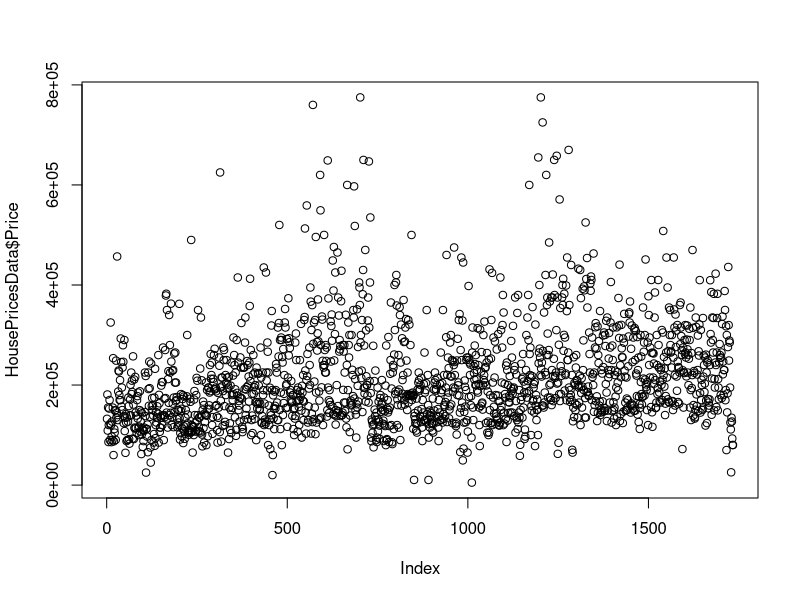

Write the R code that produced this figure.
## ---- chunk 1
knitr::opts_chunk$set(echo = TRUE)
## ---- chunk 2
library(readr)
HousePricesData = read_csv("housing-prices-GE19.csv")
summary(HousePricesData)
## ---- chunk 3
plot(HousePricesData$Price)
